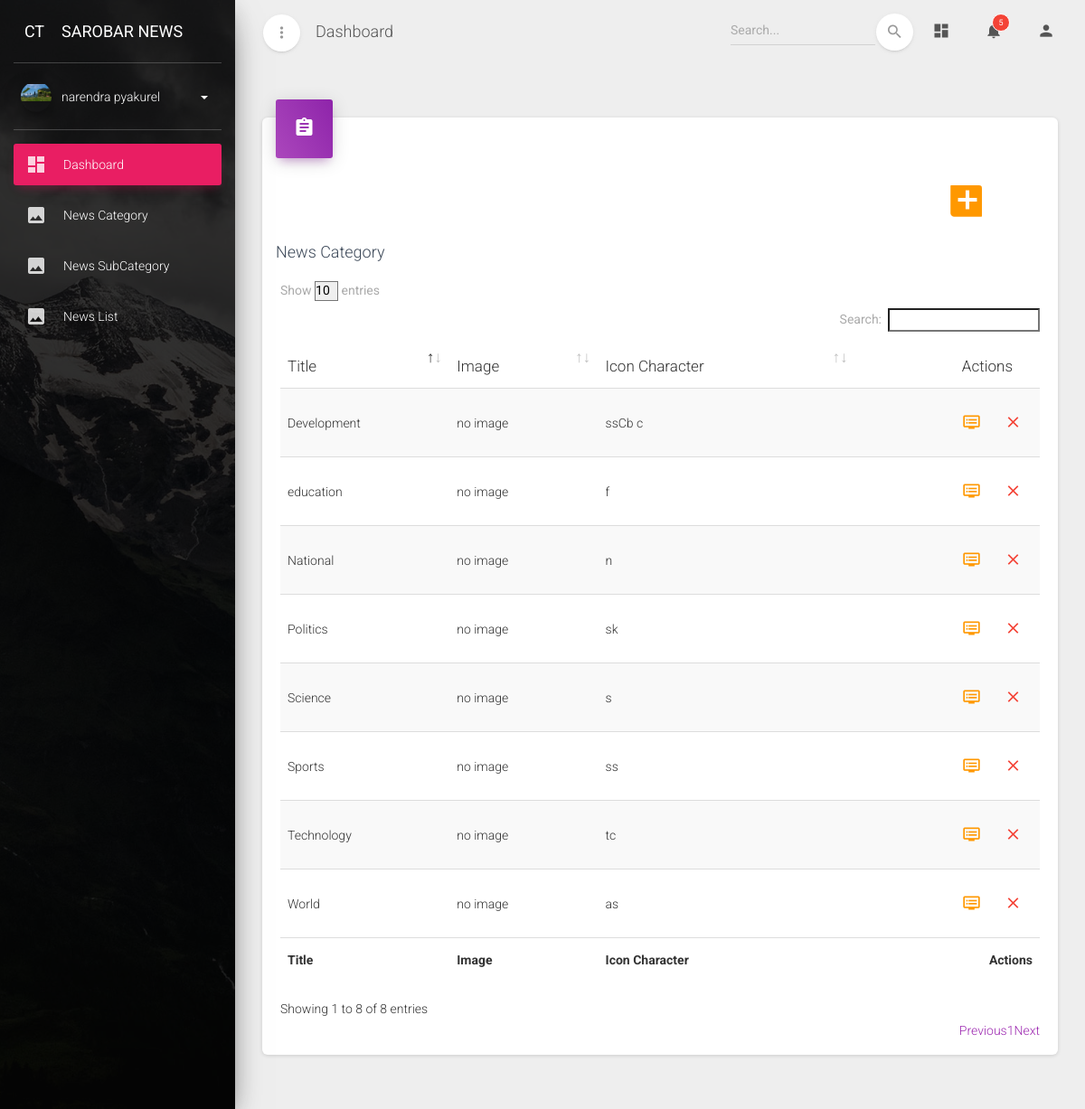
/editor/newscategory/ (signed in), run on the app's committed database.
### newsapp/models.py (models this page shows, shortened)
class TimeStamp(models.Model):
    created_at = models.DateTimeField(auto_now_add=True)
    updated_at = models.DateTimeField(auto_now=True, auto_now_add=False)
    is_active = models.BooleanField(default=True)
    class Meta:
        abstract = True

class Editor(TimeStamp):
    user = models.OneToOneField(User, on_delete=models.CASCADE)
    full_name = models.CharField(max_length=500)
    contact_no = models.CharField(max_length=500)
    address = models.CharField(max_length=500)
    email = models.EmailField(null=True, blank=True)
    image = models.ImageField(
        upload_to='team/editor/', blank=True, null=True)
    about = models.TextField(blank=True, null=True)

class NewsCategory(TimeStamp):
    title = models.CharField(max_length=500)
    slug = models.SlugField(unique=True, null=True, blank=True)
    image = models.ImageField(
        upload_to="news/main_category", null=True, blank=True)
    icon_character = models.CharField(max_length=500, null=True, blank=True)
    root = models.ForeignKey(
        'self', on_delete=models.SET_NULL, null=True, blank=True)

### newsapp/views.py (the view)
class EditorNewsCategoryList(EditorRequiredMixin, ListView):
    template_name = 'admintemplates/editornewscategorylist.html'
    model = NewsCategory
    context_object_name = 'newscategorylist'

### newsapp/views.py (called while the page is built)
    def dispatch(self, request, *args, **kwargs):
        user = request.user
        if user.is_authenticated and user.groups.filter(name="Editor").exists():
            pass
        else:
            return redirect("/login/")
        return super().dispatch(request, *args, **kwargs)

### templates/admintemplates/editornewscategorylist.html (shortened to what this page needs)
  {% extends 'admintemplates/editorbase.html' %}
  {% load static %}
  {% block content %}
  <div class="content">
    <div class="container-fluid">
      <div class="row">
        <div class="col-md-12">
          <div class="card">
            <div class="card-header card-header-primary card-header-icon">
              <div class="card-icon">
                <i class="material-icons">assignment</i>
              </div>
              <a href="{% url 'newsapp:newscategoryadd'%}" class="btn btn-link btn-warning btn-just-icon edit" style ='margin-left:87%; margin-top:30px; margin-right: 2px;'><i class="material-icons" style="font-size:50px;">add_box</i></a>
              <h4 class="card-title">News Category</h4>
            </div>
            <div class="card-body">
            <div class="material-datatables">
              <table id="datatables" class="table table-striped table-no-bordered table-hover" cellspacing="0"style="width:100%">
                <thead>
                  <tr>
                    <th>Title</th>
                    <th>Image</th>
                    <th>Icon Character</th>
                    <th class="disabled-sorting text-right">Actions</th>
                  </tr>
                </thead>
                <tfoot>
                  <tr>
                   <th>Title</th>
                   <th>Image</th>
                   <th>Icon Character</th>
                   <th class="text-right">Actions</th>
                 </tr>
               </tfoot>
               <tbody>
                 {% for newscategories in newscategorylist %}
                 <tr>
                  <td>{{newscategories.title}}</td>
                  <td>{% if newscategories.image %}<img src="{{newscategories.image.url}}" class="img-responsive" style="width:20%">{% else %}
                    no image
                    {% endif %}
                  </td>
                  <td>{{newscategories.icon_character}}</td>
                  <td class="text-right">
                    <a href="{% url 'newsapp:newscategoryupdate' newscategories.slug %}" class="btn btn-link btn-warning btn-just-icon edit"><i class="material-icons">dvr</i></a>
                    <a href="{% url 'newsapp:newscategorydelete' newscategories.slug %}"class="btn btn-link btn-danger btn-just-icon remove" data-toggle="modal" data-target="#myModal">
                      <i class="material-icons">close</i></a>
                 </div>
             {% endfor %}
       </div>
{% endblock %}

### templates/admintemplates/editorbase.html (shortened to what this page needs)
{% load static %}
<!DOCTYPE html>
<html lang="en">
<head>
  <link rel="stylesheet" href="{% static 'adminstatic/css/font-awesome.min.css' %}">
  <link href="{% static 'adminstatic/css/marigold-dashboard.min.css' %}" rel="stylesheet" />
  <link href="{% static 'adminstatic/demo/demo.css' %}" rel="stylesheet" />
</head>
<body class="">
  <div class="wrapper ">
    <div class="sidebar" data-color="rose" data-background-color="black" data-image="{% static 'adminstatic/img/sidebar-1.jpg' %}">
      <div class="logo">
        <a href="" class="simple-text logo-mini">
          CT
        </a>
        <a href="" class="simple-text logo-normal">
          Sarobar News
        </a>
      </div>
      <div class="sidebar-wrapper">
        <div class="user">
          <div class="photo">
            {% if user.editor.image %}
            <img src="{{ user.editor.image.url }}"  />
            {% else %}
            no image
            {% endif %}
          </div>
          <div class="user-info">
            <a data-toggle="collapse" href="#collapseExample" class="username">
              <span>
                {{user.editor.full_name}}
                <b class="caret"></b>
              </span>
            </a>
          </div>
        </div>
        <ul class="nav">
          <li class="nav-item active ">
            <a class="nav-link" href="{% url 'newsapp:editorhome' %}">
              <i class="material-icons">dashboard</i>
              <p> Dashboard </p>
            </a>
          </li>
          <li class="nav-item ">
            <a class="nav-link" href="{% url 'newsapp:newscategory' %}">
              <i class="material-icons">image</i>
              <p> News Category </p>
            </a>
          </li>
          <li class="nav-item ">
            <a class="nav-link" href="{% url 'newsapp:newssubcategorylist' %}">
              <i class="material-icons">image</i>
              <p> News SubCategory </p>
            </a>
          </li>
          <li class="nav-item ">
            <a class="nav-link" href="{% url 'newsapp:newslist' %}">
              <i class="material-icons">image</i>
              <p> News List </p>
            </a>
          </li>
        </ul>
      </div>
    </div>
    <div class="main-panel">
      <nav class="navbar navbar-expand-lg navbar-transparent navbar-absolute fixed-top ">
        <div class="container-fluid">
          <div class="navbar-wrapper">
            <div class="navbar-minimize">
              <button id="minimizeSidebar" class="btn btn-just-icon btn-white btn-fab btn-round">
                <i class="material-icons text_align-center visible-on-sidebar-regular">more_vert</i>
              </button>
            </div>
            <a class="navbar-brand" href="#pablo">Dashboard</a>
          </div>
          <div class="collapse navbar-collapse justify-content-end">
            <form class="navbar-form">
              <div class="input-group no-border">
                <input type="text" value="" class="form-control" placeholder="Search...">
                <button type="submit" class="btn btn-white btn-round btn-just-icon">
                  <i class="material-icons">search</i>
                  <div class="ripple-container"></div>
                </button>
              </div>
            </form>
            <ul class="navbar-nav">
              <li class="nav-item">
                <a class="nav-link" href="#pablo">
                  <i class="material-icons">dashboard</i>
                </a>
              </li>
              <li class="nav-item dropdown">
                <a class="nav-link" href="http://example.com/" id="navbarDropdownMenuLink" data-toggle="dropdown" aria-haspopup="true" aria-expanded="false">
                  <i class="material-icons">notifications</i>
                  <span class="notification">5</span>
                </a>
              </li>
              <li class="nav-item dropdown">
                <a class="nav-link" href="#pablo" id="navbarDropdownProfile" data-toggle="dropdown" aria-haspopup="true" aria-expanded="false">
                  <i class="material-icons">person</i>
                </a>
              </li>
            </ul>
          </div>
        </div>
      </nav>
      {% block content %}
      {% endblock %}
            </body>
            </html>

### data on the page
NewsCategory: title "National", image "no image", icon_character "n"
NewsCategory: title "Science", image "no image", icon_character "s"
NewsCategory: title "Technology", image "no image", icon_character "tc"
NewsCategory: title "Sports", image "no image", icon_character "ss"
NewsCategory: title "World", image "no image", icon_character "as"
NewsCategory: title "Politics", image "no image", icon_character "sk"
NewsCategory: title "Development", image "no image", icon_character "ssCb c"
NewsCategory: title "education", image "no image", icon_character "f"

### other printed values
{{ user.editor.full_name }} "narendra pyakurel"
